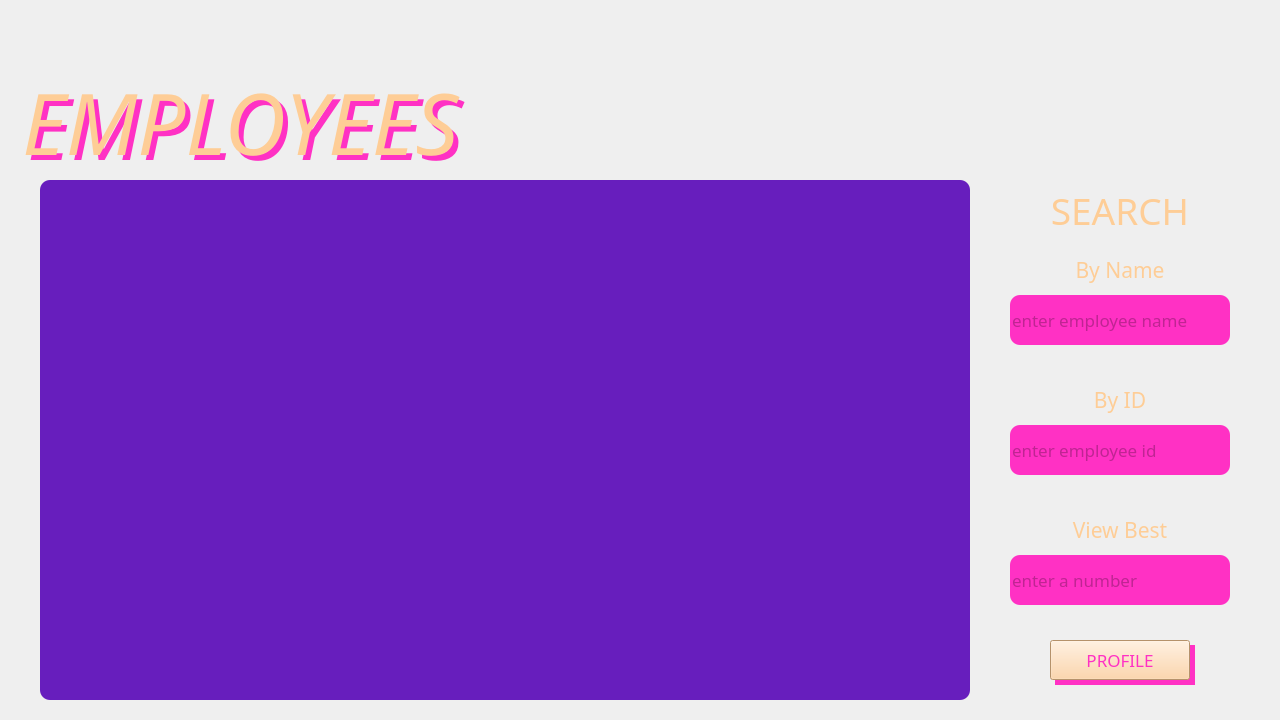
<?xml version="1.0" encoding="UTF-8"?>
<ui version="4.0">
 <class>employeeEmployees</class>
 <widget class="QMainWindow" name="employeeEmployees">
  <property name="geometry">
   <rect>
    <x>0</x>
    <y>0</y>
    <width>1280</width>
    <height>720</height>
   </rect>
  </property>
  <property name="windowTitle">
   <string>Employees</string>
  </property>
  <widget class="QWidget" name="centralwidget">
   <widget class="QLabel" name="labelBackground">
    <property name="geometry">
     <rect>
      <x>0</x>
      <y>0</y>
      <width>1280</width>
      <height>720</height>
     </rect>
    </property>
    <property name="text">
     <string/>
    </property>
    <property name="pixmap">
     <pixmap>Images/Mesa de trabajo 1.png</pixmap><!--<a href="https://www.freepik.com/free-photos-vectors/background">Background vector created by pikisuperstar - www.freepik.com</a>-->
    </property>
    <property name="scaledContents">
     <bool>true</bool>
    </property>
   </widget>
   <widget class="QLabel" name="labelEmployees">
    <property name="geometry">
     <rect>
      <x>0</x>
      <y>50</y>
      <width>1280</width>
      <height>130</height>
     </rect>
    </property>
    <property name="palette">
     <palette>
      <active>
       <colorrole role="WindowText">
        <brush brushstyle="SolidPattern">
         <color alpha="255">
          <red>254</red>
          <green>205</green>
          <blue>150</blue>
         </color>
        </brush>
       </colorrole>
      </active>
      <inactive>
       <colorrole role="WindowText">
        <brush brushstyle="SolidPattern">
         <color alpha="255">
          <red>254</red>
          <green>205</green>
          <blue>150</blue>
         </color>
        </brush>
       </colorrole>
      </inactive>
      <disabled>
       <colorrole role="WindowText">
        <brush brushstyle="SolidPattern">
         <color alpha="255">
          <red>120</red>
          <green>120</green>
          <blue>120</blue>
         </color>
        </brush>
       </colorrole>
      </disabled>
     </palette>
    </property>
    <property name="font">
     <font>
      <family>Josefin Sans SemiBold</family>
      <pointsize>64</pointsize>
      <weight>50</weight>
      <italic>true</italic>
      <bold>false</bold>
      <kerning>true</kerning>
     </font>
    </property>
    <property name="text">
     <string> EMPLOYEES </string>
    </property>
    <property name="scaledContents">
     <bool>false</bool>
    </property>
    <property name="alignment">
     <set>Qt::AlignBottom|Qt::AlignLeading|Qt::AlignLeft</set>
    </property>
   </widget>
   <widget class="QLabel" name="labelEmployeesShadow">
    <property name="geometry">
     <rect>
      <x>5</x>
      <y>55</y>
      <width>1280</width>
      <height>130</height>
     </rect>
    </property>
    <property name="palette">
     <palette>
      <active>
       <colorrole role="WindowText">
        <brush brushstyle="SolidPattern">
         <color alpha="255">
          <red>255</red>
          <green>49</green>
          <blue>196</blue>
         </color>
        </brush>
       </colorrole>
      </active>
      <inactive>
       <colorrole role="WindowText">
        <brush brushstyle="SolidPattern">
         <color alpha="255">
          <red>255</red>
          <green>49</green>
          <blue>196</blue>
         </color>
        </brush>
       </colorrole>
      </inactive>
      <disabled>
       <colorrole role="WindowText">
        <brush brushstyle="SolidPattern">
         <color alpha="255">
          <red>120</red>
          <green>120</green>
          <blue>120</blue>
         </color>
        </brush>
       </colorrole>
      </disabled>
     </palette>
    </property>
    <property name="font">
     <font>
      <family>Josefin Sans SemiBold</family>
      <pointsize>64</pointsize>
      <weight>50</weight>
      <italic>true</italic>
      <bold>false</bold>
      <kerning>true</kerning>
     </font>
    </property>
    <property name="text">
     <string> EMPLOYEES </string>
    </property>
    <property name="scaledContents">
     <bool>false</bool>
    </property>
    <property name="alignment">
     <set>Qt::AlignBottom|Qt::AlignLeading|Qt::AlignLeft</set>
    </property>
   </widget>
   <widget class="QPushButton" name="pushButtonProfile">
    <property name="geometry">
     <rect>
      <x>1050</x>
      <y>640</y>
      <width>140</width>
      <height>40</height>
     </rect>
    </property>
    <property name="palette">
     <palette>
      <active>
       <colorrole role="WindowText">
        <brush brushstyle="SolidPattern">
         <color alpha="255">
          <red>255</red>
          <green>49</green>
          <blue>196</blue>
         </color>
        </brush>
       </colorrole>
       <colorrole role="Button">
        <brush brushstyle="SolidPattern">
         <color alpha="255">
          <red>254</red>
          <green>205</green>
          <blue>150</blue>
         </color>
        </brush>
       </colorrole>
       <colorrole role="Text">
        <brush brushstyle="SolidPattern">
         <color alpha="255">
          <red>255</red>
          <green>49</green>
          <blue>196</blue>
         </color>
        </brush>
       </colorrole>
       <colorrole role="ButtonText">
        <brush brushstyle="SolidPattern">
         <color alpha="255">
          <red>255</red>
          <green>49</green>
          <blue>196</blue>
         </color>
        </brush>
       </colorrole>
       <colorrole role="Base">
        <brush brushstyle="SolidPattern">
         <color alpha="255">
          <red>254</red>
          <green>205</green>
          <blue>150</blue>
         </color>
        </brush>
       </colorrole>
       <colorrole role="Window">
        <brush brushstyle="SolidPattern">
         <color alpha="255">
          <red>254</red>
          <green>205</green>
          <blue>150</blue>
         </color>
        </brush>
       </colorrole>
       <colorrole role="PlaceholderText">
        <brush brushstyle="SolidPattern">
         <color alpha="128">
          <red>255</red>
          <green>49</green>
          <blue>196</blue>
         </color>
        </brush>
       </colorrole>
      </active>
      <inactive>
       <colorrole role="WindowText">
        <brush brushstyle="SolidPattern">
         <color alpha="255">
          <red>255</red>
          <green>49</green>
          <blue>196</blue>
         </color>
        </brush>
       </colorrole>
       <colorrole role="Button">
        <brush brushstyle="SolidPattern">
         <color alpha="255">
          <red>254</red>
          <green>205</green>
          <blue>150</blue>
         </color>
        </brush>
       </colorrole>
       <colorrole role="Text">
        <brush brushstyle="SolidPattern">
         <color alpha="255">
          <red>255</red>
          <green>49</green>
          <blue>196</blue>
         </color>
        </brush>
       </colorrole>
       <colorrole role="ButtonText">
        <brush brushstyle="SolidPattern">
         <color alpha="255">
          <red>255</red>
          <green>49</green>
          <blue>196</blue>
         </color>
        </brush>
       </colorrole>
       <colorrole role="Base">
        <brush brushstyle="SolidPattern">
         <color alpha="255">
          <red>254</red>
          <green>205</green>
          <blue>150</blue>
         </color>
        </brush>
       </colorrole>
       <colorrole role="Window">
        <brush brushstyle="SolidPattern">
         <color alpha="255">
          <red>254</red>
          <green>205</green>
          <blue>150</blue>
         </color>
        </brush>
       </colorrole>
       <colorrole role="PlaceholderText">
        <brush brushstyle="SolidPattern">
         <color alpha="128">
          <red>255</red>
          <green>49</green>
          <blue>196</blue>
         </color>
        </brush>
       </colorrole>
      </inactive>
      <disabled>
       <colorrole role="WindowText">
        <brush brushstyle="SolidPattern">
         <color alpha="255">
          <red>120</red>
          <green>120</green>
          <blue>120</blue>
         </color>
        </brush>
       </colorrole>
       <colorrole role="Button">
        <brush brushstyle="SolidPattern">
         <color alpha="255">
          <red>254</red>
          <green>205</green>
          <blue>150</blue>
         </color>
        </brush>
       </colorrole>
       <colorrole role="Text">
        <brush brushstyle="SolidPattern">
         <color alpha="255">
          <red>120</red>
          <green>120</green>
          <blue>120</blue>
         </color>
        </brush>
       </colorrole>
       <colorrole role="ButtonText">
        <brush brushstyle="SolidPattern">
         <color alpha="255">
          <red>120</red>
          <green>120</green>
          <blue>120</blue>
         </color>
        </brush>
       </colorrole>
       <colorrole role="Base">
        <brush brushstyle="SolidPattern">
         <color alpha="255">
          <red>254</red>
          <green>205</green>
          <blue>150</blue>
         </color>
        </brush>
       </colorrole>
       <colorrole role="Window">
        <brush brushstyle="SolidPattern">
         <color alpha="255">
          <red>254</red>
          <green>205</green>
          <blue>150</blue>
         </color>
        </brush>
       </colorrole>
       <colorrole role="PlaceholderText">
        <brush brushstyle="SolidPattern">
         <color alpha="128">
          <red>0</red>
          <green>0</green>
          <blue>0</blue>
         </color>
        </brush>
       </colorrole>
      </disabled>
     </palette>
    </property>
    <property name="font">
     <font>
      <family>Josefin Sans</family>
      <pointsize>13</pointsize>
     </font>
    </property>
    <property name="styleSheet">
     <string notr="true">background-color: rgb(254, 205, 150);</string>
    </property>
    <property name="text">
     <string>PROFILE</string>
    </property>
    <property name="checkable">
     <bool>false</bool>
    </property>
   </widget>
   <widget class="QLabel" name="labelPushButtonProfileShadow">
    <property name="geometry">
     <rect>
      <x>1055</x>
      <y>645</y>
      <width>140</width>
      <height>40</height>
     </rect>
    </property>
    <property name="styleSheet">
     <string notr="true">background-color: rgb(255, 49, 196);</string>
    </property>
    <property name="text">
     <string/>
    </property>
   </widget>
   <widget class="QTableWidget" name="tableWidgetEmployees">
    <property name="enabled">
     <bool>true</bool>
    </property>
    <property name="geometry">
     <rect>
      <x>40</x>
      <y>180</y>
      <width>930</width>
      <height>520</height>
     </rect>
    </property>
    <property name="palette">
     <palette>
      <active>
       <colorrole role="WindowText">
        <brush brushstyle="SolidPattern">
         <color alpha="255">
          <red>151</red>
          <green>250</green>
          <blue>252</blue>
         </color>
        </brush>
       </colorrole>
       <colorrole role="Button">
        <brush brushstyle="SolidPattern">
         <color alpha="255">
          <red>103</red>
          <green>30</green>
          <blue>189</blue>
         </color>
        </brush>
       </colorrole>
       <colorrole role="Text">
        <brush brushstyle="SolidPattern">
         <color alpha="255">
          <red>151</red>
          <green>250</green>
          <blue>252</blue>
         </color>
        </brush>
       </colorrole>
       <colorrole role="ButtonText">
        <brush brushstyle="SolidPattern">
         <color alpha="255">
          <red>151</red>
          <green>250</green>
          <blue>252</blue>
         </color>
        </brush>
       </colorrole>
       <colorrole role="Base">
        <brush brushstyle="SolidPattern">
         <color alpha="255">
          <red>103</red>
          <green>30</green>
          <blue>189</blue>
         </color>
        </brush>
       </colorrole>
       <colorrole role="Window">
        <brush brushstyle="SolidPattern">
         <color alpha="255">
          <red>103</red>
          <green>30</green>
          <blue>189</blue>
         </color>
        </brush>
       </colorrole>
       <colorrole role="ToolTipText">
        <brush brushstyle="SolidPattern">
         <color alpha="255">
          <red>151</red>
          <green>250</green>
          <blue>252</blue>
         </color>
        </brush>
       </colorrole>
       <colorrole role="PlaceholderText">
        <brush brushstyle="SolidPattern">
         <color alpha="128">
          <red>151</red>
          <green>250</green>
          <blue>252</blue>
         </color>
        </brush>
       </colorrole>
      </active>
      <inactive>
       <colorrole role="WindowText">
        <brush brushstyle="SolidPattern">
         <color alpha="255">
          <red>151</red>
          <green>250</green>
          <blue>252</blue>
         </color>
        </brush>
       </colorrole>
       <colorrole role="Button">
        <brush brushstyle="SolidPattern">
         <color alpha="255">
          <red>103</red>
          <green>30</green>
          <blue>189</blue>
         </color>
        </brush>
       </colorrole>
       <colorrole role="Text">
        <brush brushstyle="SolidPattern">
         <color alpha="255">
          <red>151</red>
          <green>250</green>
          <blue>252</blue>
         </color>
        </brush>
       </colorrole>
       <colorrole role="ButtonText">
        <brush brushstyle="SolidPattern">
         <color alpha="255">
          <red>151</red>
          <green>250</green>
          <blue>252</blue>
         </color>
        </brush>
       </colorrole>
       <colorrole role="Base">
        <brush brushstyle="SolidPattern">
         <color alpha="255">
          <red>103</red>
          <green>30</green>
          <blue>189</blue>
         </color>
        </brush>
       </colorrole>
       <colorrole role="Window">
        <brush brushstyle="SolidPattern">
         <color alpha="255">
          <red>103</red>
          <green>30</green>
          <blue>189</blue>
         </color>
        </brush>
       </colorrole>
       <colorrole role="ToolTipText">
        <brush brushstyle="SolidPattern">
         <color alpha="255">
          <red>151</red>
          <green>250</green>
          <blue>252</blue>
         </color>
        </brush>
       </colorrole>
       <colorrole role="PlaceholderText">
        <brush brushstyle="SolidPattern">
         <color alpha="128">
          <red>151</red>
          <green>250</green>
          <blue>252</blue>
         </color>
        </brush>
       </colorrole>
      </inactive>
      <disabled>
       <colorrole role="WindowText">
        <brush brushstyle="SolidPattern">
         <color alpha="255">
          <red>120</red>
          <green>120</green>
          <blue>120</blue>
         </color>
        </brush>
       </colorrole>
       <colorrole role="Button">
        <brush brushstyle="SolidPattern">
         <color alpha="255">
          <red>103</red>
          <green>30</green>
          <blue>189</blue>
         </color>
        </brush>
       </colorrole>
       <colorrole role="Text">
        <brush brushstyle="SolidPattern">
         <color alpha="255">
          <red>120</red>
          <green>120</green>
          <blue>120</blue>
         </color>
        </brush>
       </colorrole>
       <colorrole role="ButtonText">
        <brush brushstyle="SolidPattern">
         <color alpha="255">
          <red>120</red>
          <green>120</green>
          <blue>120</blue>
         </color>
        </brush>
       </colorrole>
       <colorrole role="Base">
        <brush brushstyle="SolidPattern">
         <color alpha="255">
          <red>103</red>
          <green>30</green>
          <blue>189</blue>
         </color>
        </brush>
       </colorrole>
       <colorrole role="Window">
        <brush brushstyle="SolidPattern">
         <color alpha="255">
          <red>103</red>
          <green>30</green>
          <blue>189</blue>
         </color>
        </brush>
       </colorrole>
       <colorrole role="ToolTipText">
        <brush brushstyle="SolidPattern">
         <color alpha="255">
          <red>151</red>
          <green>250</green>
          <blue>252</blue>
         </color>
        </brush>
       </colorrole>
       <colorrole role="PlaceholderText">
        <brush brushstyle="SolidPattern">
         <color alpha="128">
          <red>0</red>
          <green>0</green>
          <blue>0</blue>
         </color>
        </brush>
       </colorrole>
      </disabled>
     </palette>
    </property>
    <property name="font">
     <font>
      <family>Josefin Sans</family>
      <pointsize>13</pointsize>
     </font>
    </property>
    <property name="mouseTracking">
     <bool>true</bool>
    </property>
    <property name="styleSheet">
     <string notr="true">background-color: rgb(103, 30, 189);
border-radius: 10px</string>
    </property>
    <property name="lineWidth">
     <number>5</number>
    </property>
    <property name="sizeAdjustPolicy">
     <enum>QAbstractScrollArea::AdjustToContentsOnFirstShow</enum>
    </property>
    <property name="editTriggers">
     <set>QAbstractItemView::NoEditTriggers</set>
    </property>
    <property name="gridStyle">
     <enum>Qt::NoPen</enum>
    </property>
    <property name="wordWrap">
     <bool>true</bool>
    </property>
    <property name="cornerButtonEnabled">
     <bool>true</bool>
    </property>
   </widget>
   <widget class="QLabel" name="labelSearch">
    <property name="geometry">
     <rect>
      <x>1010</x>
      <y>180</y>
      <width>220</width>
      <height>61</height>
     </rect>
    </property>
    <property name="font">
     <font>
      <family>Josefin Sans</family>
      <pointsize>28</pointsize>
     </font>
    </property>
    <property name="styleSheet">
     <string notr="true">color: rgb(254, 205, 150);</string>
    </property>
    <property name="text">
     <string> SEARCH </string>
    </property>
    <property name="alignment">
     <set>Qt::AlignCenter</set>
    </property>
   </widget>
   <widget class="QLabel" name="labelByName">
    <property name="geometry">
     <rect>
      <x>1010</x>
      <y>250</y>
      <width>220</width>
      <height>40</height>
     </rect>
    </property>
    <property name="font">
     <font>
      <family>Josefin Sans SemiBold</family>
      <pointsize>16</pointsize>
      <weight>50</weight>
      <bold>false</bold>
     </font>
    </property>
    <property name="styleSheet">
     <string notr="true">color: rgb(254, 205, 150);</string>
    </property>
    <property name="text">
     <string>By Name</string>
    </property>
    <property name="alignment">
     <set>Qt::AlignCenter</set>
    </property>
   </widget>
   <widget class="QLabel" name="labelById">
    <property name="geometry">
     <rect>
      <x>1010</x>
      <y>380</y>
      <width>220</width>
      <height>40</height>
     </rect>
    </property>
    <property name="font">
     <font>
      <family>Josefin Sans SemiBold</family>
      <pointsize>16</pointsize>
      <weight>50</weight>
      <bold>false</bold>
     </font>
    </property>
    <property name="styleSheet">
     <string notr="true">color: rgb(254, 205, 150);</string>
    </property>
    <property name="text">
     <string>By ID</string>
    </property>
    <property name="alignment">
     <set>Qt::AlignCenter</set>
    </property>
   </widget>
   <widget class="QLineEdit" name="lineEditSearchByName">
    <property name="geometry">
     <rect>
      <x>1010</x>
      <y>295</y>
      <width>220</width>
      <height>50</height>
     </rect>
    </property>
    <property name="palette">
     <palette>
      <active>
       <colorrole role="WindowText">
        <brush brushstyle="SolidPattern">
         <color alpha="255">
          <red>127</red>
          <green>24</green>
          <blue>98</blue>
         </color>
        </brush>
       </colorrole>
       <colorrole role="Button">
        <brush brushstyle="SolidPattern">
         <color alpha="255">
          <red>255</red>
          <green>49</green>
          <blue>196</blue>
         </color>
        </brush>
       </colorrole>
       <colorrole role="Text">
        <brush brushstyle="SolidPattern">
         <color alpha="255">
          <red>127</red>
          <green>24</green>
          <blue>98</blue>
         </color>
        </brush>
       </colorrole>
       <colorrole role="ButtonText">
        <brush brushstyle="SolidPattern">
         <color alpha="255">
          <red>127</red>
          <green>24</green>
          <blue>98</blue>
         </color>
        </brush>
       </colorrole>
       <colorrole role="Base">
        <brush brushstyle="SolidPattern">
         <color alpha="255">
          <red>255</red>
          <green>49</green>
          <blue>196</blue>
         </color>
        </brush>
       </colorrole>
       <colorrole role="Window">
        <brush brushstyle="SolidPattern">
         <color alpha="255">
          <red>255</red>
          <green>49</green>
          <blue>196</blue>
         </color>
        </brush>
       </colorrole>
       <colorrole role="PlaceholderText">
        <brush brushstyle="SolidPattern">
         <color alpha="128">
          <red>127</red>
          <green>24</green>
          <blue>98</blue>
         </color>
        </brush>
       </colorrole>
      </active>
      <inactive>
       <colorrole role="WindowText">
        <brush brushstyle="SolidPattern">
         <color alpha="255">
          <red>127</red>
          <green>24</green>
          <blue>98</blue>
         </color>
        </brush>
       </colorrole>
       <colorrole role="Button">
        <brush brushstyle="SolidPattern">
         <color alpha="255">
          <red>255</red>
          <green>49</green>
          <blue>196</blue>
         </color>
        </brush>
       </colorrole>
       <colorrole role="Text">
        <brush brushstyle="SolidPattern">
         <color alpha="255">
          <red>127</red>
          <green>24</green>
          <blue>98</blue>
         </color>
        </brush>
       </colorrole>
       <colorrole role="ButtonText">
        <brush brushstyle="SolidPattern">
         <color alpha="255">
          <red>127</red>
          <green>24</green>
          <blue>98</blue>
         </color>
        </brush>
       </colorrole>
       <colorrole role="Base">
        <brush brushstyle="SolidPattern">
         <color alpha="255">
          <red>255</red>
          <green>49</green>
          <blue>196</blue>
         </color>
        </brush>
       </colorrole>
       <colorrole role="Window">
        <brush brushstyle="SolidPattern">
         <color alpha="255">
          <red>255</red>
          <green>49</green>
          <blue>196</blue>
         </color>
        </brush>
       </colorrole>
       <colorrole role="PlaceholderText">
        <brush brushstyle="SolidPattern">
         <color alpha="128">
          <red>127</red>
          <green>24</green>
          <blue>98</blue>
         </color>
        </brush>
       </colorrole>
      </inactive>
      <disabled>
       <colorrole role="WindowText">
        <brush brushstyle="SolidPattern">
         <color alpha="255">
          <red>120</red>
          <green>120</green>
          <blue>120</blue>
         </color>
        </brush>
       </colorrole>
       <colorrole role="Button">
        <brush brushstyle="SolidPattern">
         <color alpha="255">
          <red>255</red>
          <green>49</green>
          <blue>196</blue>
         </color>
        </brush>
       </colorrole>
       <colorrole role="Text">
        <brush brushstyle="SolidPattern">
         <color alpha="255">
          <red>120</red>
          <green>120</green>
          <blue>120</blue>
         </color>
        </brush>
       </colorrole>
       <colorrole role="ButtonText">
        <brush brushstyle="SolidPattern">
         <color alpha="255">
          <red>120</red>
          <green>120</green>
          <blue>120</blue>
         </color>
        </brush>
       </colorrole>
       <colorrole role="Base">
        <brush brushstyle="SolidPattern">
         <color alpha="255">
          <red>255</red>
          <green>49</green>
          <blue>196</blue>
         </color>
        </brush>
       </colorrole>
       <colorrole role="Window">
        <brush brushstyle="SolidPattern">
         <color alpha="255">
          <red>255</red>
          <green>49</green>
          <blue>196</blue>
         </color>
        </brush>
       </colorrole>
       <colorrole role="PlaceholderText">
        <brush brushstyle="SolidPattern">
         <color alpha="128">
          <red>0</red>
          <green>0</green>
          <blue>0</blue>
         </color>
        </brush>
       </colorrole>
      </disabled>
     </palette>
    </property>
    <property name="font">
     <font>
      <family>Josefin Sans</family>
      <pointsize>13</pointsize>
     </font>
    </property>
    <property name="styleSheet">
     <string notr="true">background-color: rgb(255, 49, 196);
border-color: rgb(254, 205, 150);
border-radius: 10px</string>
    </property>
    <property name="placeholderText">
     <string>enter employee name</string>
    </property>
    <property name="clearButtonEnabled">
     <bool>false</bool>
    </property>
   </widget>
   <widget class="QLineEdit" name="lineEditSearchById">
    <property name="geometry">
     <rect>
      <x>1010</x>
      <y>425</y>
      <width>220</width>
      <height>50</height>
     </rect>
    </property>
    <property name="palette">
     <palette>
      <active>
       <colorrole role="WindowText">
        <brush brushstyle="SolidPattern">
         <color alpha="255">
          <red>127</red>
          <green>24</green>
          <blue>98</blue>
         </color>
        </brush>
       </colorrole>
       <colorrole role="Button">
        <brush brushstyle="SolidPattern">
         <color alpha="255">
          <red>255</red>
          <green>49</green>
          <blue>196</blue>
         </color>
        </brush>
       </colorrole>
       <colorrole role="Text">
        <brush brushstyle="SolidPattern">
         <color alpha="255">
          <red>127</red>
          <green>24</green>
          <blue>98</blue>
         </color>
        </brush>
       </colorrole>
       <colorrole role="ButtonText">
        <brush brushstyle="SolidPattern">
         <color alpha="255">
          <red>127</red>
          <green>24</green>
          <blue>98</blue>
         </color>
        </brush>
       </colorrole>
       <colorrole role="Base">
        <brush brushstyle="SolidPattern">
         <color alpha="255">
          <red>255</red>
          <green>49</green>
          <blue>196</blue>
         </color>
        </brush>
       </colorrole>
       <colorrole role="Window">
        <brush brushstyle="SolidPattern">
         <color alpha="255">
          <red>255</red>
          <green>49</green>
          <blue>196</blue>
         </color>
        </brush>
       </colorrole>
       <colorrole role="PlaceholderText">
        <brush brushstyle="SolidPattern">
         <color alpha="128">
          <red>127</red>
          <green>24</green>
          <blue>98</blue>
         </color>
        </brush>
       </colorrole>
      </active>
      <inactive>
       <colorrole role="WindowText">
        <brush brushstyle="SolidPattern">
         <color alpha="255">
          <red>127</red>
          <green>24</green>
          <blue>98</blue>
         </color>
        </brush>
       </colorrole>
       <colorrole role="Button">
        <brush brushstyle="SolidPattern">
         <color alpha="255">
          <red>255</red>
          <green>49</green>
          <blue>196</blue>
         </color>
        </brush>
       </colorrole>
       <colorrole role="Text">
        <brush brushstyle="SolidPattern">
         <color alpha="255">
          <red>127</red>
          <green>24</green>
          <blue>98</blue>
         </color>
        </brush>
       </colorrole>
       <colorrole role="ButtonText">
        <brush brushstyle="SolidPattern">
         <color alpha="255">
          <red>127</red>
          <green>24</green>
          <blue>98</blue>
         </color>
        </brush>
       </colorrole>
       <colorrole role="Base">
        <brush brushstyle="SolidPattern">
         <color alpha="255">
          <red>255</red>
          <green>49</green>
          <blue>196</blue>
         </color>
        </brush>
       </colorrole>
       <colorrole role="Window">
        <brush brushstyle="SolidPattern">
         <color alpha="255">
          <red>255</red>
          <green>49</green>
          <blue>196</blue>
         </color>
        </brush>
       </colorrole>
       <colorrole role="PlaceholderText">
        <brush brushstyle="SolidPattern">
         <color alpha="128">
          <red>127</red>
          <green>24</green>
          <blue>98</blue>
         </color>
        </brush>
       </colorrole>
      </inactive>
      <disabled>
       <colorrole role="WindowText">
        <brush brushstyle="SolidPattern">
         <color alpha="255">
          <red>120</red>
          <green>120</green>
          <blue>120</blue>
         </color>
        </brush>
       </colorrole>
       <colorrole role="Button">
        <brush brushstyle="SolidPattern">
         <color alpha="255">
          <red>255</red>
          <green>49</green>
          <blue>196</blue>
         </color>
        </brush>
       </colorrole>
       <colorrole role="Text">
        <brush brushstyle="SolidPattern">
         <color alpha="255">
          <red>120</red>
          <green>120</green>
          <blue>120</blue>
         </color>
        </brush>
       </colorrole>
       <colorrole role="ButtonText">
        <brush brushstyle="SolidPattern">
         <color alpha="255">
          <red>120</red>
          <green>120</green>
          <blue>120</blue>
         </color>
        </brush>
       </colorrole>
       <colorrole role="Base">
        <brush brushstyle="SolidPattern">
         <color alpha="255">
          <red>255</red>
          <green>49</green>
          <blue>196</blue>
         </color>
        </brush>
       </colorrole>
       <colorrole role="Window">
        <brush brushstyle="SolidPattern">
         <color alpha="255">
          <red>255</red>
          <green>49</green>
          <blue>196</blue>
         </color>
        </brush>
       </colorrole>
       <colorrole role="PlaceholderText">
        <brush brushstyle="SolidPattern">
         <color alpha="128">
          <red>0</red>
          <green>0</green>
          <blue>0</blue>
         </color>
        </brush>
       </colorrole>
      </disabled>
     </palette>
    </property>
    <property name="font">
     <font>
      <family>Josefin Sans</family>
      <pointsize>13</pointsize>
     </font>
    </property>
    <property name="styleSheet">
     <string notr="true">background-color: rgb(255, 49, 196);
border-color: rgb(254, 205, 150);
border-radius: 10px</string>
    </property>
    <property name="placeholderText">
     <string>enter employee id</string>
    </property>
   </widget>
   <widget class="QLabel" name="labelViewBest">
    <property name="geometry">
     <rect>
      <x>1010</x>
      <y>510</y>
      <width>220</width>
      <height>40</height>
     </rect>
    </property>
    <property name="font">
     <font>
      <family>Josefin Sans SemiBold</family>
      <pointsize>16</pointsize>
      <weight>50</weight>
      <bold>false</bold>
     </font>
    </property>
    <property name="styleSheet">
     <string notr="true">color: rgb(254, 205, 150);</string>
    </property>
    <property name="text">
     <string>View Best</string>
    </property>
    <property name="alignment">
     <set>Qt::AlignCenter</set>
    </property>
   </widget>
   <widget class="QLineEdit" name="lineEditViewBestN">
    <property name="geometry">
     <rect>
      <x>1010</x>
      <y>555</y>
      <width>220</width>
      <height>50</height>
     </rect>
    </property>
    <property name="palette">
     <palette>
      <active>
       <colorrole role="WindowText">
        <brush brushstyle="SolidPattern">
         <color alpha="255">
          <red>127</red>
          <green>24</green>
          <blue>98</blue>
         </color>
        </brush>
       </colorrole>
       <colorrole role="Button">
        <brush brushstyle="SolidPattern">
         <color alpha="255">
          <red>255</red>
          <green>49</green>
          <blue>196</blue>
         </color>
        </brush>
       </colorrole>
       <colorrole role="Text">
        <brush brushstyle="SolidPattern">
         <color alpha="255">
          <red>127</red>
          <green>24</green>
          <blue>98</blue>
         </color>
        </brush>
       </colorrole>
       <colorrole role="ButtonText">
        <brush brushstyle="SolidPattern">
         <color alpha="255">
          <red>127</red>
          <green>24</green>
          <blue>98</blue>
         </color>
        </brush>
       </colorrole>
       <colorrole role="Base">
        <brush brushstyle="SolidPattern">
         <color alpha="255">
          <red>255</red>
          <green>49</green>
          <blue>196</blue>
         </color>
        </brush>
       </colorrole>
       <colorrole role="Window">
        <brush brushstyle="SolidPattern">
         <color alpha="255">
          <red>255</red>
          <green>49</green>
          <blue>196</blue>
         </color>
        </brush>
       </colorrole>
       <colorrole role="PlaceholderText">
        <brush brushstyle="SolidPattern">
         <color alpha="128">
          <red>127</red>
          <green>24</green>
          <blue>98</blue>
         </color>
        </brush>
       </colorrole>
      </active>
      <inactive>
       <colorrole role="WindowText">
        <brush brushstyle="SolidPattern">
         <color alpha="255">
          <red>127</red>
          <green>24</green>
          <blue>98</blue>
         </color>
        </brush>
       </colorrole>
       <colorrole role="Button">
        <brush brushstyle="SolidPattern">
         <color alpha="255">
          <red>255</red>
          <green>49</green>
          <blue>196</blue>
         </color>
        </brush>
       </colorrole>
       <colorrole role="Text">
        <brush brushstyle="SolidPattern">
         <color alpha="255">
          <red>127</red>
          <green>24</green>
          <blue>98</blue>
         </color>
        </brush>
       </colorrole>
       <colorrole role="ButtonText">
        <brush brushstyle="SolidPattern">
         <color alpha="255">
          <red>127</red>
          <green>24</green>
          <blue>98</blue>
         </color>
        </brush>
       </colorrole>
       <colorrole role="Base">
        <brush brushstyle="SolidPattern">
         <color alpha="255">
          <red>255</red>
          <green>49</green>
          <blue>196</blue>
         </color>
        </brush>
       </colorrole>
       <colorrole role="Window">
        <brush brushstyle="SolidPattern">
         <color alpha="255">
          <red>255</red>
          <green>49</green>
          <blue>196</blue>
         </color>
        </brush>
       </colorrole>
       <colorrole role="PlaceholderText">
        <brush brushstyle="SolidPattern">
         <color alpha="128">
          <red>127</red>
          <green>24</green>
          <blue>98</blue>
         </color>
        </brush>
       </colorrole>
      </inactive>
      <disabled>
       <colorrole role="WindowText">
        <brush brushstyle="SolidPattern">
         <color alpha="255">
          <red>120</red>
          <green>120</green>
          <blue>120</blue>
         </color>
        </brush>
       </colorrole>
       <colorrole role="Button">
        <brush brushstyle="SolidPattern">
         <color alpha="255">
          <red>255</red>
          <green>49</green>
          <blue>196</blue>
         </color>
        </brush>
       </colorrole>
       <colorrole role="Text">
        <brush brushstyle="SolidPattern">
         <color alpha="255">
          <red>120</red>
          <green>120</green>
          <blue>120</blue>
         </color>
        </brush>
       </colorrole>
       <colorrole role="ButtonText">
        <brush brushstyle="SolidPattern">
         <color alpha="255">
          <red>120</red>
          <green>120</green>
          <blue>120</blue>
         </color>
        </brush>
       </colorrole>
       <colorrole role="Base">
        <brush brushstyle="SolidPattern">
         <color alpha="255">
          <red>255</red>
          <green>49</green>
          <blue>196</blue>
         </color>
        </brush>
       </colorrole>
       <colorrole role="Window">
        <brush brushstyle="SolidPattern">
         <color alpha="255">
          <red>255</red>
          <green>49</green>
          <blue>196</blue>
         </color>
        </brush>
       </colorrole>
       <colorrole role="PlaceholderText">
        <brush brushstyle="SolidPattern">
         <color alpha="128">
          <red>0</red>
          <green>0</green>
          <blue>0</blue>
         </color>
        </brush>
       </colorrole>
      </disabled>
     </palette>
    </property>
    <property name="font">
     <font>
      <family>Josefin Sans</family>
      <pointsize>13</pointsize>
     </font>
    </property>
    <property name="styleSheet">
     <string notr="true">background-color: rgb(255, 49, 196);
border-color: rgb(254, 205, 150);
border-radius: 10px</string>
    </property>
    <property name="placeholderText">
     <string>enter a number</string>
    </property>
   </widget>
   <zorder>labelBackground</zorder>
   <zorder>labelPushButtonProfileShadow</zorder>
   <zorder>labelEmployeesShadow</zorder>
   <zorder>labelEmployees</zorder>
   <zorder>pushButtonProfile</zorder>
   <zorder>tableWidgetEmployees</zorder>
   <zorder>labelSearch</zorder>
   <zorder>labelByName</zorder>
   <zorder>labelById</zorder>
   <zorder>lineEditSearchByName</zorder>
   <zorder>lineEditSearchById</zorder>
   <zorder>labelViewBest</zorder>
   <zorder>lineEditViewBestN</zorder>
  </widget>
 </widget>
 <resources>
  <include location="Images/images.qrc"/>
 </resources>
 <connections/>
</ui>
